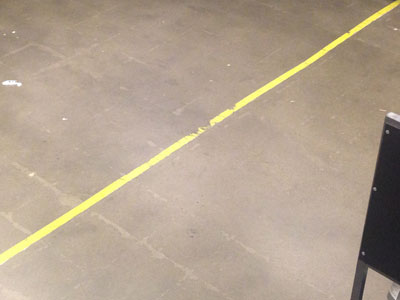
#> input picture vjezba4/floor.jpg, 400 x 300 px
$ python zadatak1.py
#> lines starting #> are read from the running program, lines starting #| are printed output that depends on the picture
# Primijenite Sobel operator na slici po želji. Prikažite rezultat Sobel operatora po X i Y osi te sumarni rezultat na jednoj slici. Primjer rješenja možete pronaći na predavanjima ili OpenCV

import cv2 as cv
from os.path import dirname
from matplotlib import pyplot as plt

img = cv.imread(cv.samples.findFile(dirname(__file__) + "/floor.jpg"), 0)
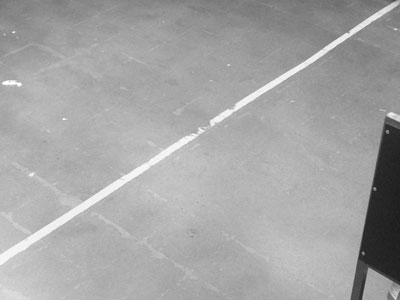
#> img: shape (300, 400); min 28, max 255, mean 165

laplacian = cv.Laplacian(img,cv.CV_64F)
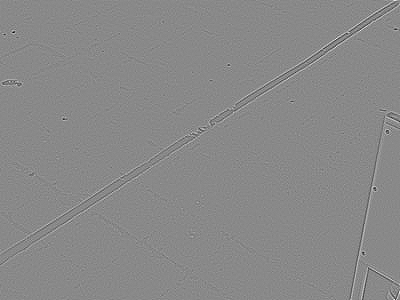
#> laplacian: shape (300, 400) float64; min -206, max 177, mean 0; drawn with min black and max white
sobelx = cv.Sobel(img,cv.CV_64F,1,0,ksize=5)
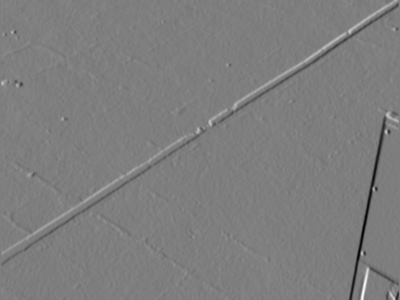
#> sobelx: shape (300, 400) float64; min -6037, max 6097, mean -29.2; drawn with min black and max white
sobely = cv.Sobel(img,cv.CV_64F,0,1,ksize=5)
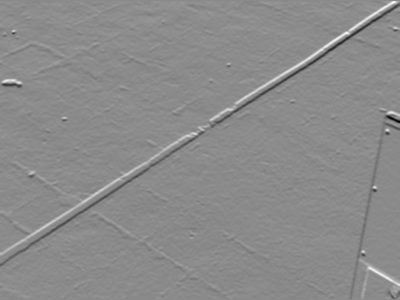
#> sobely: shape (300, 400) float64; min -5883, max 4920, mean 19.3; drawn with min black and max white

plt.subplot(2,2,1),plt.imshow(img,cmap = 'gray')
plt.title('Original'), plt.xticks([]), plt.yticks([])

plt.subplot(2,2,2),plt.imshow(laplacian,cmap = 'gray')
plt.title('Laplacian'), plt.xticks([]), plt.yticks([])

plt.subplot(2,2,3),plt.imshow(sobelx,cmap = 'gray')
plt.title('Sobel X'), plt.xticks([]), plt.yticks([])

plt.subplot(2,2,4),plt.imshow(sobely,cmap = 'gray')
plt.title('Sobel Y'), plt.xticks([]), plt.yticks([])

plt.show()

$ run again, with vjezba4/circuitboard-saltandpep.tif saved as vjezba4/floor.jpg
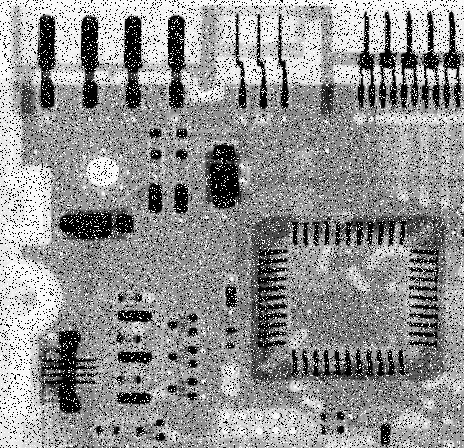
#> input picture vjezba4/circuitboard-saltandpep.tif, 464 x 448 px
#> img is the input picture: shape (448, 464); min 0, max 255, mean 146.2
#> `sobely = cv.Sobel(img,cv.CV_64F,0,1,ksize=5)`:
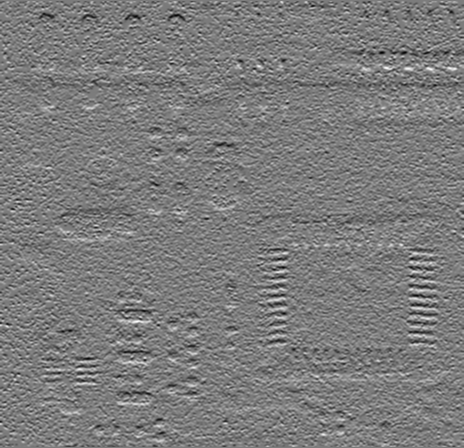
#> sobely: shape (448, 464) float64; min -10648, max 11163, mean -17.4; drawn with min black and max white
#> `plt.show()`:
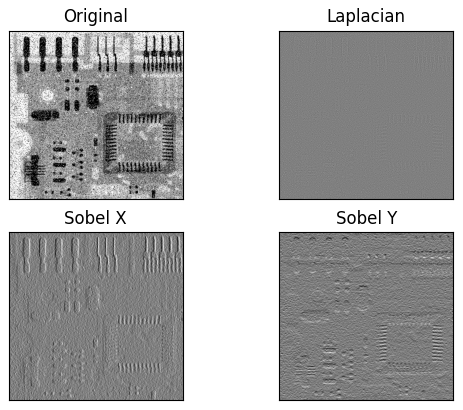
#> figure drawn by matplotlib, 4 panels
